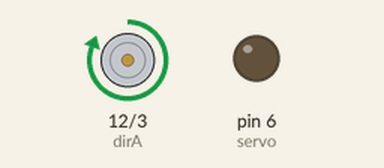
This sketch was run on a simulated Arduino Uno, built with avr-gcc and run on an emulated ATmega328P. Shown: direction and speed pins drawn as motors (green arrow = direction pin HIGH = forward, orange = LOW = backward, longer = more drive), output pins drawn as LEDs (lit = HIGH).

Above: at 0.1 s.
At 5.1 s:
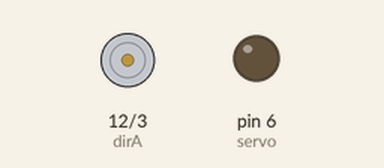
Timing chart, 0 to 6.6 s (numbered marks = the images above):
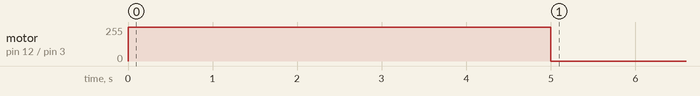

The sketch:

for_the_small_car.ino
```cpp
int servo = 6;
int dirA = 12;
int pwmA = 3;

void Forward(){
  digitalWrite(pwmA, HIGH);
  digitalWrite(dirA, HIGH);
  delay(5000);
  digitalWrite(pwmA, LOW);
}

void Backward(){
  digitalWrite(pwmA, HIGH);
  digitalWrite(dirA, LOW);
  delay(5000);
  digitalWrite(pwmA, LOW);
}
void Left(){
  digitalWrite(pwmA, HIGH);
  digitalWrite(dirA, HIGH);
  analogWrite(servo, 105);
  delay(5000);
  analogWrite(servo, 90);
  digitalWrite(pwmA, LOW);
}

void Right(){
   digitalWrite(pwmA, HIGH);
  digitalWrite(dirA, HIGH);
  analogWrite(servo, 45);
  delay(5000);
  analogWrite(servo, 90);
  digitalWrite(pwmA, LOW);
}

void setup(){
  pinMode(dirA, OUTPUT);
  pinMode(pwmA, OUTPUT);
  pinMode(servo, OUTPUT);
  Forward();
}
```
